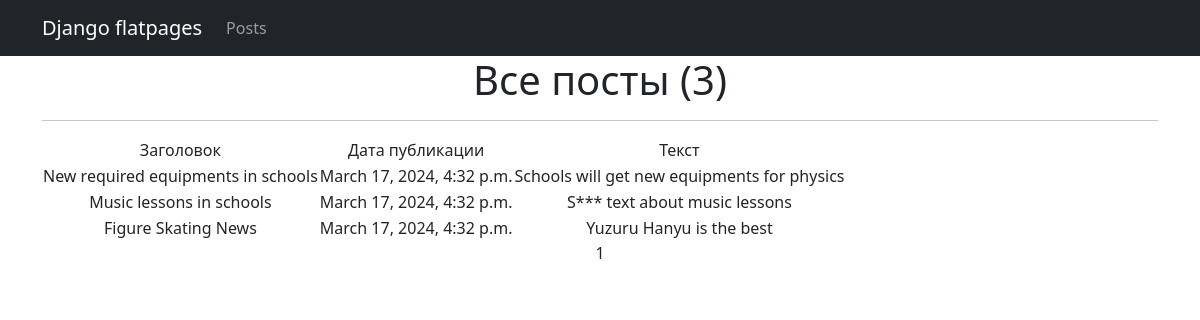
/posts/, run on the app's committed database.
### news/models.py (models this page shows, shortened)
class Post(models.Model):
    author = models.ForeignKey(Author, on_delete = models.CASCADE)
    type = models.CharField(max_length=1, choices=POSITIONS, default = 'news')
    date_in = models.DateTimeField(auto_now_add=True)
    category = models.ManyToManyField(Category, through='PostCategory')
    title = models.CharField(max_length=255)
    text = models.TextField()
    rating = models.IntegerField(default=0)

### news/views.py (the view)
# urls.py: path('', PostsList.as_view(), name='posts'),
class PostsList(ListView):
    model = Post
    ordering = '-date_in'
    template_name = 'posts.html'
    context_object_name = 'posts'
    paginate_by = 10
    def get_context_data(self, **kwargs):
        context = super().get_context_data(**kwargs)
        context['-time_now'] = datetime.utcnow()
        context['filterset'] = self.filterset
        return context
    def get_queryset(self, **kwargs):
        queryset = super().get_queryset()
        self.filterset = PostFilter(self.request.GET, queryset)
        return self.filterset.qs

### news/templatetags/post_filters.py (called while the page is built)
@register.filter()
def censor(word):
    for i in BAD_WORDS:
        word = word.replace(i[1:], '*' * len(i[1:]))
    return word

### templates/posts.html (shortened to what this page needs)
{% extends 'flatpages/default.html' %}
{% load post_filters %}
{% block content %}
   <h1>Все посты ({{ posts|length }})</h1>
    <hr>
    {% if posts %}
        <table>
            <tr>
                <td>Заголовок</td>
                <td>Дата публикации</td>
                <td>Текст</td>
            </tr>
            {% for post in posts %}
            <tr>
               <td>{{ post.title|censor }}</td>
               <td>{{ post.date_in }}</td>
               <td>{{ post.text|truncatewords:20|censor }}</td>
            </tr>
            {% endfor %}
        </table>
    {% else %}
        <h2>Постов нет!</h2>
    {% endif %}
   {{ page_obj.number }}
{% endblock content %}

### data on the page
Post: title|censor "New required equipments in schools", date_in "March 17, 2024, 4:32 p.m.", text|censor "Schools will get new equipments for physics"
Post: title|censor "Music lessons in schools", date_in "March 17, 2024, 4:32 p.m.", text|censor "S*** text about music lessons"
Post: title|censor "Figure Skating News", date_in "March 17, 2024, 4:32 p.m.", text|censor "Yuzuru Hanyu is the best"

### other printed values
{{ posts|length }} "3"
{{ page_obj.number }} "1"
